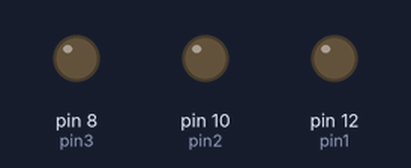
A program run on a simulated Raspberry Pi (header pin numbers). On the bench: output pins drawn as LEDs (lit = HIGH). Random numbers come from a fixed seed.

Above: at 0.1 s.
At 6.73 s:
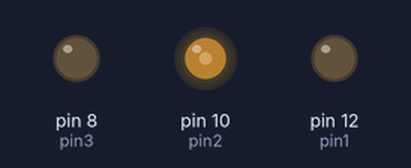
At 10.18 s:
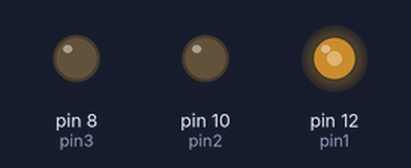
At 13.3 s:
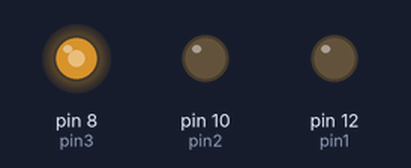
At 17.11 s:
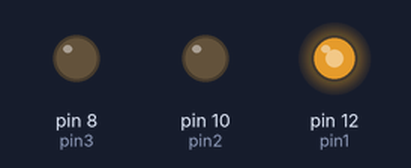
At 20.98 s:
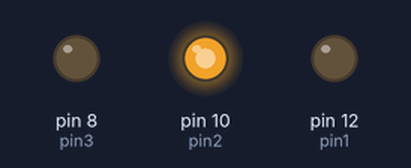
Timing chart, 0 to 21.0 s (numbered marks = the images above):
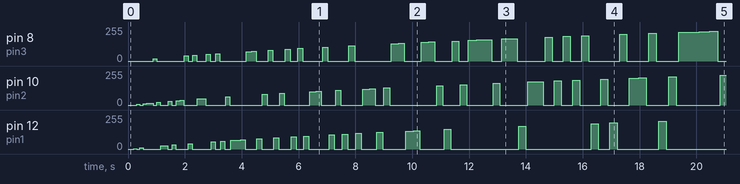

The program:

blinkAndStrobe.py
```python
import RPi.GPIO as GPIO
import time
import random

def blink(pin):
    GPIO.output(pin, GPIO.HIGH)
    time.sleep(1)
    GPIO.output(pin, GPIO.LOW)
    time.sleep(1)
    return

def strobe(p, num_strobes=100):
    for dc in range(0, num_strobes, 1):
        p.ChangeDutyCycle(dc)
        time.sleep(0.001)
    time.sleep(0.1)
    for dc in range(num_strobes, 0, -1):
        p.ChangeDutyCycle(dc)
        time.sleep(0.002)
    p.ChangeDutyCycle(0)

pin1 = 12
pin2 = 10
pin3 = 8

GPIO.setmode(GPIO.BOARD)
GPIO.setup(pin1, GPIO.OUT)
GPIO.setup(pin2, GPIO.OUT)
GPIO.setup(pin3, GPIO.OUT)

p1 = GPIO.PWM(pin1, 50)
p1.start(0)

p2 = GPIO.PWM(pin2, 50)
p2.start(0)

p3 = GPIO.PWM(pin3, 50)
p3.start(0)

pins_list = [p1, p2, p3]
num_pins  = len(pins_list)
cleaned_up = False

try:
    for loops in range(50):
        for i in range(100):
            #blink(pin)
            '''
            strobe(p1)
            strobe(p2)
            strobe(p3)
            strobe(p2)
            '''
            strobe(pins_list[random.randint(0,num_pins - 1)], i)

        for i in range(100, 0, -1):
            strobe(pins_list[random.randint(0,num_pins - 1)], i)

except KeyboardInterrupt:
    print("\nCleaning up ...")
    GPIO.cleanup()
    cleaned_up = True

if not cleaned_up:
    GPIO.cleanup()

print("DONE")
```

Measured:
- by itself, pin 12 (pin1): 0/255 → 3/255 at 0.20 s, → 0/255 0.11 s later, → 8/255 0.11 s later, → 0/255 0.11 s later, … (48 changes in this stretch)
